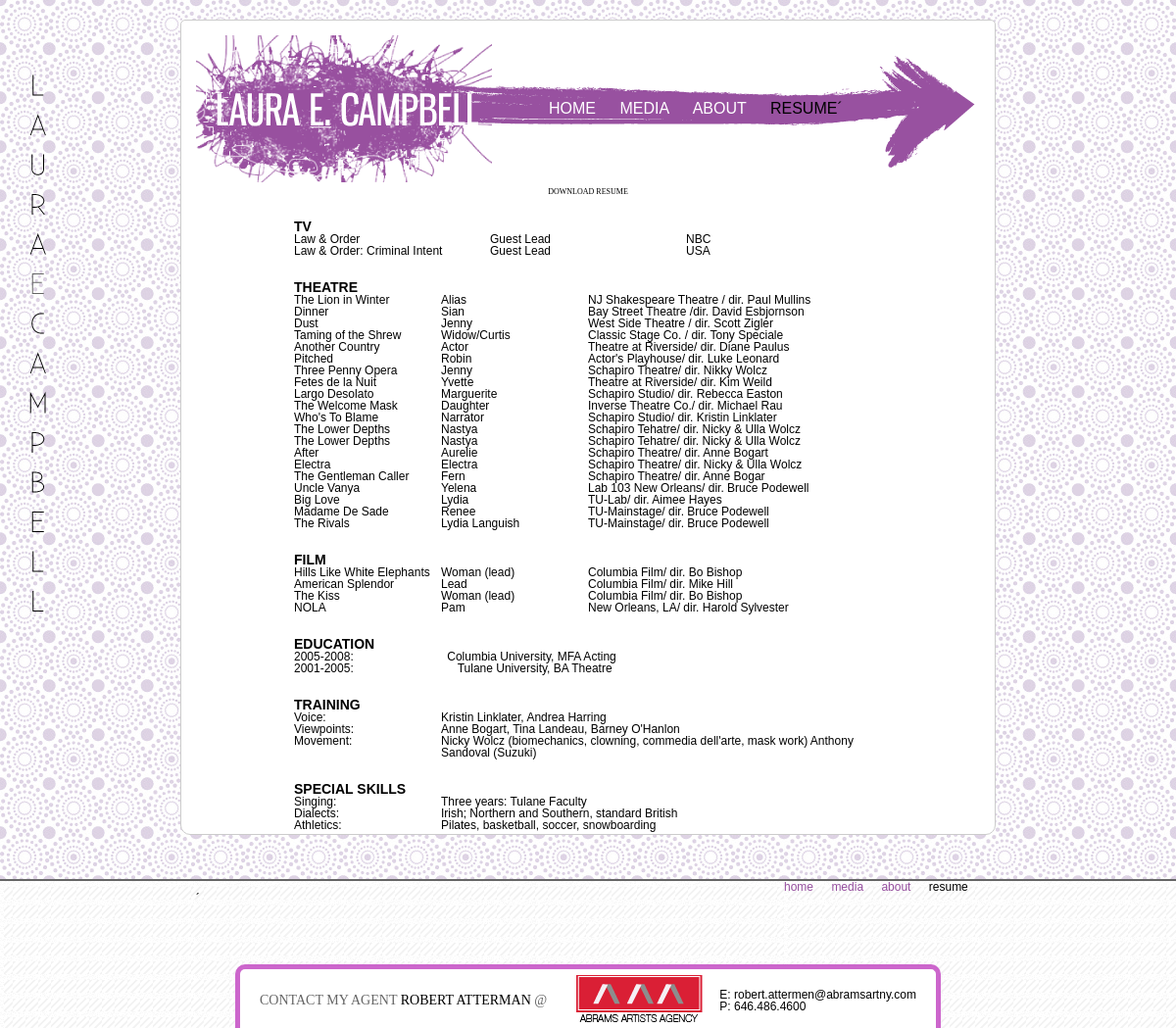
/resume/index.php, run on the app's committed database.
### tables this page shows
CREATE TABLE IF NOT EXISTS `tv` (
  `tvtitle` text NOT NULL,
  `tvrole` text NOT NULL,
  `tvnetwork` text NOT NULL,
  `id` int(11) NOT NULL
);

CREATE TABLE IF NOT EXISTS `theatre` (
  `tvtitle` text NOT NULL,
  `tvrole` text NOT NULL,
  `tvnetwork` text NOT NULL,
  `id` int(11) NOT NULL
);

CREATE TABLE IF NOT EXISTS `film` (
  `tvtitle` text NOT NULL,
  `tvrole` text NOT NULL,
  `tvnetwork` text NOT NULL,
  `id` int(11) NOT NULL
);

CREATE TABLE IF NOT EXISTS `education` (
  `tvtitle` text NOT NULL,
  `tvrole` text NOT NULL,
  `tvnetwork` text,
  `id` int(11) NOT NULL
);

CREATE TABLE IF NOT EXISTS `training` (
  `tvtitle` text NOT NULL,
  `tvrole` text NOT NULL,
  `tvnetwork` text NOT NULL,
  `id` int(11) NOT NULL
);

CREATE TABLE IF NOT EXISTS `specialskills` (
  `tvtitle` text NOT NULL,
  `tvrole` text NOT NULL,
  `tvnetwork` text NOT NULL,
  `id` int(11) NOT NULL
);

### resume/index.php (the view, shortened to what this page needs)
<!DOCTYPE html PUBLIC "-//W3C//DTD HTML 4.01 Transitional//EN"
   "http://www.w3.org/TR/html4/loose.dtd">
<html lang="en">
<head>
				<link rel="stylesheet" type="text/css" href="../reset.css" />
			<link rel="stylesheet" type="text/css" href="../resumesteez.css" />
</head>
<body>
	<div id="body-wrap">
			<div id="top-hat">&nbsp;</div>
	<div id="name"> <img src="../images/name-veritcal.png">	</div>
	<div id="center-wrap">
			<div id="header">
	 <div id="navish">
		<ul>
			<li> <a href="../">home</a>	</li>
			<li > <a href="../media/"> media 	</li>
			<li> <a href="../about/">about</a> 	</li>
			<li style="color:#000;"> resume´ 	</li> 		</ul>
		</div>
				</div>
            <center><h15 id="download"  > <span class="small"> <a href="Laura-e-Campbell-resume.doc">download resume</a></span></h15><br></center><br>	<br>
 <div id="resume">
 <span class="resume-header">TV</span><br>
<?php
$result = mysql_query("SELECT * FROM tv ORDER BY id ASC")
or die(mysql_error());
while($row = mysql_fetch_array( $result )) {
	echo '<table width="600" border="0"> <tr><td width="150">'.$row['tvtitle'].'</td>';
	echo '<td width="150" >'.$row['tvrole'].'</td>';
	echo ' <td  width="150" >'.$row['tvnetwork'].'</td></tr></table>';
}
?>
<br>
<br>
 <span class="resume-header">THEATRE</span><br>
<?php
$result = mysql_query("SELECT * FROM theatre ORDER BY id ASC")
or die(mysql_error());
while($row = mysql_fetch_array( $result )) {
	echo '<table width="600" border="0"> <tr><td width="150">'.$row['tvtitle'].'</td>';
	echo '<td width="150" >'.$row['tvrole'].'</td>';
	echo ' <td  width="300" >'.$row['tvnetwork'].'</td></tr></table>';
}
?>
<br>
<br>
 <span class="resume-header">FILM</span><br>
<?php
$result = mysql_query("SELECT * FROM film ORDER BY id ASC")
or die(mysql_error());
while($row = mysql_fetch_array( $result )) {
	echo '<table width="600" border="0"> <tr><td width="150">'.$row['tvtitle'].'</td>';
	echo '<td width="150" >'.$row['tvrole'].'</td>';
	echo ' <td  width="300" >'.$row['tvnetwork'].'</td></tr></table>';
}
?>
<br>
<br>
<span class="resume-header">EDUCATION</span><br>
<?php
$result = mysql_query("SELECT * FROM education ORDER BY id ASC")
or die(mysql_error());
while($row = mysql_fetch_array( $result )) {
	echo '<table width="600" border="0"> <tr><td >'.$row['tvtitle'].'</td>';
	echo '<td   >'.$row['tvrole'].'</td>';
	echo '  </tr></table>';
}
?>
<br>
<br>
<span class="resume-header">TRAINING</span><br>
<?php
$result = mysql_query("SELECT * FROM training ORDER BY id ASC")
or die(mysql_error());
while($row = mysql_fetch_array( $result )) {
	echo '<table width="600" border="0"> <tr><td width="100" >'.$row['tvtitle'].'</td>';
	echo '<td  width="300" >'.$row['tvrole'].'</td>';
	echo '  </tr></table>';
}
?>
<br>
<br>
<span class="resume-header">SPECIAL SKILLS</span><br>
<?php
$result = mysql_query("SELECT * FROM specialskills ORDER BY id ASC")
or die(mysql_error());
while($row = mysql_fetch_array( $result )) {
	echo '<table width="600" border="0"> <tr><td width="100" >'.$row['tvtitle'].'</td>';
	echo '<td  width="300" >'.$row['tvrole'].'</td>';
	echo '  </tr></table>';
}
?>
		 <br><br><br>
		<br>
		<br>
	  </div>
			<div id="contact">
		 <div id="contact-copy">CONTACT MY AGENT <span class="black">ROBERT ATTERMAN</span> @  </div>
		<div id="abrams"><img src="../images/abrams.png"> </div>
			<div id="phone-email"><a href="mailto:robert.attermen@abramsartny.com">E: robert.attermen@abramsartny.com</a>  <br> <a href="#">P: 646.486.4600</a>	</div>
			</div>
	  </div>
				<div id="top-hat">&nbsp;</div>
	</div>
		<div id="shoe">
			<div id="bottom">
			<ul>
					<li> <a href="../">home</a> 	</li>
				<li> <a href="../media/">media</a> 	</li>
				<li> <a href="../about/">about</a> 	</li>
				<li style="color:#000;">resume´ </li> 		</ul>
					</div>
			</div>
</body>
</html>

### resumesteez.css (style rules this page uses)
body { font-family:arial;color:#000;font-size:12px; margin:0 }
li, ul { display: inline;list-style-type: none; }
img { border:0; }
h15 { font-family:arial;color:#000; font-size:25px;text-transform:uppercase }
#center-wrap { height:800px; background:#FFF; margin-bottom:25px; padding:15px;margin-left:auto;margin-right:auto;width:800px; border: 1px solid #ccc; -moz-border-radius-topleft:5px; -moz-border-radius-topright: 5px; -moz-border-radius-bottomright: 10px; -moz-border-radius-bottomleft: 10px; -webkit-border-top-left-radius: 5px; -webkit-border-top-right-radius: 5px; -webkit-border-bottom-right-radius: 10px; -webkit-border-bottom-left-radius: 10px; }
#body-wrap { background: url("images/dan.jpg") repeat; ; }
#name { margin:15px 0 0 25px;position:absolute; }
#download { font-family:arial;font-size:14px;padding:2px; }
#download a:link { color:#000; text-decoration:none; }
#header { background:#fff url("images/header-bg.png") center top; margin:0; width:800px;height:150px; }
#navish { padding: 67px 0 0 350px; }
#navish li { color:#fff;text-transform:uppercase;font-family:arial;font-size:16px;padding-right:10px;padding-left:10px; }
#navish a:link { color:#fff; text-decoration:none; }
#contact { width:700px; margin:0 0 0 40px;padding:5px;overflow:none; background:white;position:fixed; bottom:0; -moz-border-radius-topleft:10px ;-moz-border-radius-topright: 10px;-moz-border-radius-bottomright: 0;-moz-border-radius-bottomleft: 0;-webkit-border-top-left-radius: 10px;-webkit-border-top-right-radius: 10px;-webkit-border-bottom-right-radius: 0;-webkit-border-bottom-left-radius: 0; border-top:5px solid #cc66cc; border-left:5px solid #cc66cc; border-right: 5px solid #cc66cc; }
#contact ul, li { display: inline;list-style-type: none; }
#contact-copy { font-family:yo;font-size:14px;color: #666; float:left;width:320px;margin: 20px 0 0 15px ; }
#abrams { float:left;width:50px; }
#phone-email { float:right;font-family:arial;font-size:12px;color: #666;margin: 15px 15px 0 15px ; }
#contact a:link { color:#000; text-decoration:none; }
.black { color:black; }
#resume { margin-left:auto;margin-right:auto;width:600px; }
.small { width:300px;font-family:nevis; font-size:8px;text-transform:uppercase }
.resume-header { font-family:arial;font-size:14px;text-transform:uppercase;font-weight:bold }
#top-hat { height:20px; }
#bottom { margin-left:auto;margin-right:auto; width:800px; }
#bottom ul { font-family:arial;font-size:12px; margin:0 0 0 600px; }
#bottom li { margin-right:15px; }
#bottom a:link { color:#954E9E; text-decoration:none; }
#shoe { background: #FFF url("images/last-border.png") repeat;; border-top:2px solid #666; width:100%; height:150px; }

### data on the page
tv: tvtitle "Law & Order", tvrole "Guest Lead", tvnetwork "NBC"
tv: tvtitle "Law & Order: Criminal Intent", tvrole "Guest Lead", tvnetwork "USA"
theatre: tvtitle "The Lion in Winter", tvrole "Alias", tvnetwork "NJ Shakespeare Theatre / dir. Paul Mullins"
theatre: tvtitle "Dinner", tvrole "Sian", tvnetwork "Bay Street Theatre /dir. David Esbjornson"
theatre: tvtitle "Dust", tvrole "Jenny", tvnetwork "West Side Theatre / dir. Scott Zigler"
theatre: tvtitle "Taming of the Shrew", tvrole "Widow/Curtis", tvnetwork "Classic Stage Co. / dir. Tony Speciale"
theatre: tvtitle "Another Country", tvrole "Actor", tvnetwork "Theatre at Riverside/ dir. Diane Paulus"
theatre: tvtitle "Pitched", tvrole "Robin", tvnetwork "Actor's Playhouse/ dir. Luke Leonard"
theatre: tvtitle "Three Penny Opera", tvrole "Jenny", tvnetwork "Schapiro Theatre/ dir. Nikky Wolcz"
theatre: tvtitle "Fetes de la Nuit", tvrole "Yvette", tvnetwork "Theatre at Riverside/ dir. Kim Weild"
theatre: tvtitle "Largo Desolato", tvrole "Marguerite", tvnetwork "Schapiro Studio/ dir. Rebecca Easton"
theatre: tvtitle "The Welcome Mask", tvrole "Daughter", tvnetwork "Inverse Theatre Co./ dir. Michael Rau"
theatre: tvtitle "Who's To Blame", tvrole "Narrator", tvnetwork "Schapiro Studio/ dir. Kristin Linklater"
theatre: tvtitle "The Lower Depths", tvrole "Nastya", tvnetwork "Schapiro Tehatre/ dir. Nicky & Ulla Wolcz"
theatre: tvtitle "The Lower Depths", tvrole "Nastya", tvnetwork "Schapiro Tehatre/ dir. Nicky & Ulla Wolcz"
theatre: tvtitle "After", tvrole "Aurelie", tvnetwork "Schapiro Theatre/ dir. Anne Bogart"
theatre: tvtitle "Electra", tvrole "Electra", tvnetwork "Schapiro Theatre/ dir. Nicky & Ulla Wolcz"
theatre: tvtitle "The Gentleman Caller", tvrole "Fern", tvnetwork "Schapiro Theatre/ dir. Anne Bogar"
theatre: tvtitle "Uncle Vanya", tvrole "Yelena", tvnetwork "Lab 103 New Orleans/ dir. Bruce Podewell"
theatre: tvtitle "Big Love", tvrole "Lydia", tvnetwork "TU-Lab/ dir. Aimee Hayes"
theatre: tvtitle "Madame De Sade", tvrole "Renee", tvnetwork "TU-Mainstage/ dir. Bruce Podewell"
theatre: tvtitle "The Rivals", tvrole "Lydia Languish", tvnetwork "TU-Mainstage/ dir. Bruce Podewell"
film: tvtitle "Hills Like White Elephants", tvrole "Woman (lead)", tvnetwork "Columbia Film/ dir. Bo Bishop"
film: tvtitle "American Splendor", tvrole "Lead", tvnetwork "Columbia Film/ dir. Mike Hill"
film: tvtitle "The Kiss", tvrole "Woman (lead)", tvnetwork "Columbia Film/ dir. Bo Bishop"
film: tvtitle "NOLA", tvrole "Pam", tvnetwork "New Orleans, LA/ dir. Harold Sylvester"
education: tvtitle "2005-2008:", tvrole "Columbia University, MFA Acting"
education: tvtitle "2001-2005:", tvrole "Tulane University, BA Theatre"
training: tvtitle "Voice:", tvrole "Kristin Linklater, Andrea Harring"
training: tvtitle "Viewpoints:", tvrole "Anne Bogart, Tina Landeau, Barney O'Hanlon"
training: tvtitle "Movement:", tvrole "Nicky Wolcz (biomechanics, clowning, commedia dell'arte, mask work) Anthony Sandoval (Suzuki)"
specialskills: tvtitle "Singing:", tvrole "Three years: Tulane Faculty"
specialskills: tvtitle "Dialects:", tvrole "Irish; Northern and Southern, standard British"
specialskills: tvtitle "Athletics:", tvrole "Pilates, basketball, soccer, snowboarding"
